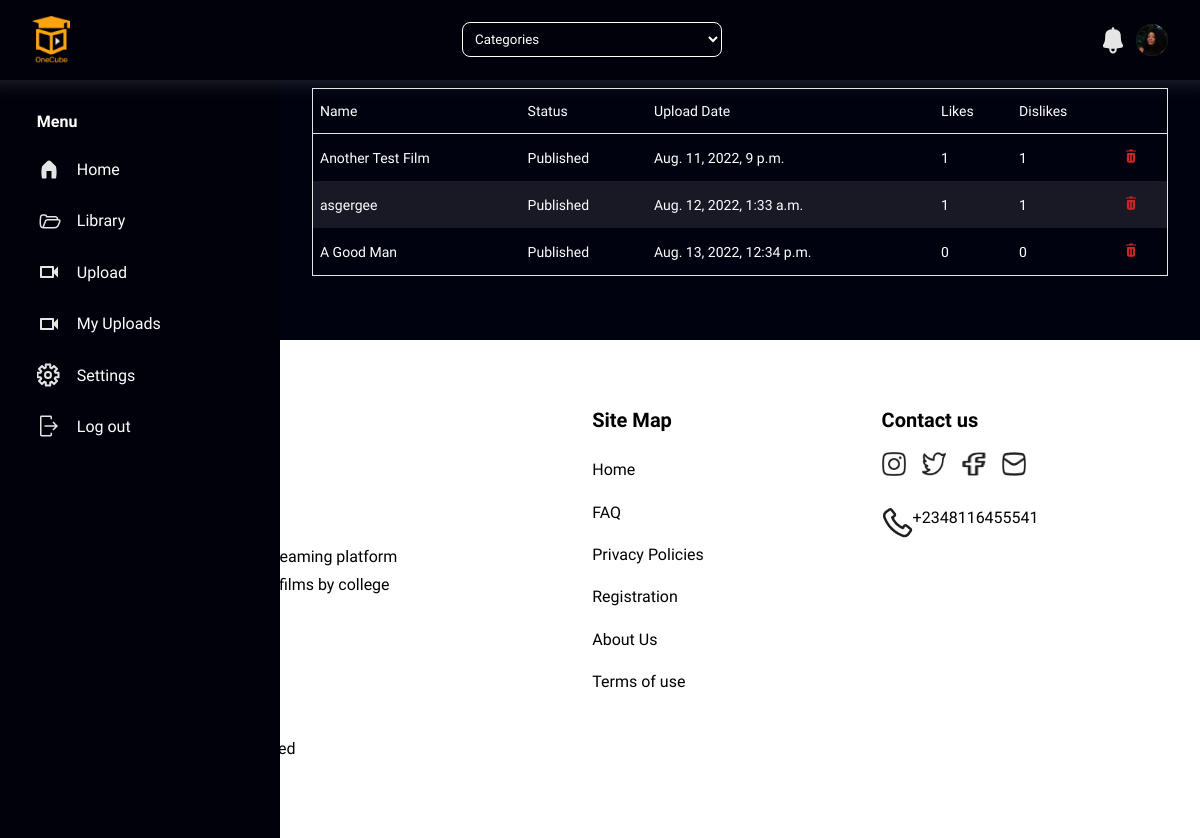
/my_videos/ (signed in), run on an earlier commit of the app's database.
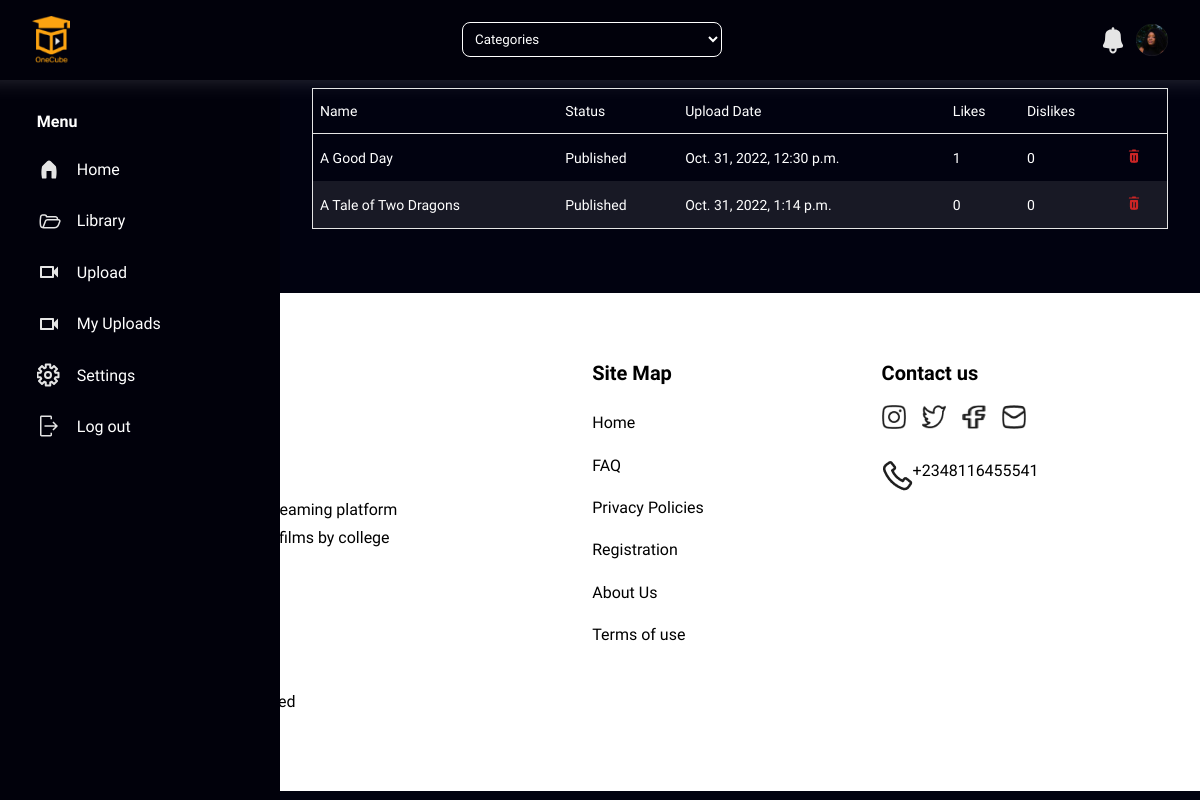
And on a later commit of the database.
### movie/models.py (models this page shows, shortened)
class Movie(models.Model):
    title = models.CharField(max_length=250)
    description = models.CharField(max_length=250)
    thumbnail = models.ImageField(upload_to='movies/thumbnails/%y%m%d', null=True, blank=True)
    movie = models.FileField(upload_to='movies/movie/%y%m%d', validators=[validate_file_extension], null=True)
    category =  models.TextField(choices=CATEGORY_CHOICES)
    uploader = models.ForeignKey(User, on_delete=models.CASCADE)
    length = models.CharField(max_length=100, null=True, blank=True)
    upload_date = models.DateTimeField(auto_now_add=True, null=True)
    favourites = models.ManyToManyField(User, related_name='favourite', default=None, blank=True)
    likes = models.ManyToManyField(User, default=0, related_name='movie_likes')
    dislikes = models.ManyToManyField(User, default=0, related_name='movie_dislikes')

### movie/views.py (the view)
# urls.py: path('my_videos/', my_videos, name="my_videos"),
def my_videos(request):
    if not request.user.id:
        return render(request, 'blank.html', {})
    movs = Movie.objects.filter(uploader=request.user)
    data = {
        'movs':movs
    }
    return render(request, 'my_videos.html', data)

### templates/my_videos.html (shortened to what this page needs)
{%load static%}
<!DOCTYPE html>
<html lang="en">
<head>
    <link rel="stylesheet" href="{%static 'css/dashboard.css'%}">
    <link rel="stylesheet" href="{%static 'css/my_videos.css'%}">
</head>
<body>
    <header class="header-for-desktop">
        <img class="logo" src="{%static 'desktop-logo.png'%}" alt="">
        <div class="search-fields">
            <select name="categories" id="">
                <option value="Movies">Categories</option>
            </select>
        </div>
        <div class="notification-panel">
            <img src="{%static 'notification-icon.svg'%}" alt="">
            <img src="{%static 'profile-photo.svg'%}" alt="">
        </div>
    </header>
    <nav id="menu">
        <h4 >Menu</h4>
        <ul>
            <li class="menu-items"><a href="{%url 'dashboard' user.id%}"><img src="{%static 'home-icon.svg'%}" alt=""> Home</a></li>
            <li class="menu-items"><a href="{%url 'library'%}"><img src="{%static 'library-icon.svg'%}" alt=""> Library</a></li>
            <li class="menu-items"><a href="{%url 'add_movie'%}"><img src="{%static 'videos-icon.svg'%}" alt=""> Upload</a></li>
            <li class="menu-items"><a href="{%url 'my_videos'%}"><img src="{%static 'videos-icon.svg'%}" alt=""> My Uploads</a></li>
            <li class="menu-items"><a href="{%url 'settings'%}"><img src="{%static 'settings-icon.svg'%}" alt=""> Settings</a></li>
            <li class="menu-items"><a href="{%url 'user_logout'%}"><img src="{%static 'logout-icon.svg'%}" alt=""> Log out</a></li>
        </ul>
    </nav>
    <main class="my-videos">
        <div class="some-sorta-header">
            <h1>My Video Uploads</h1>
            <button id="openModalButton" class="upload-video"><img src="{%static 'plus-icon.svg'%}" alt="">Upload a video</button>
        </div>
        <table>
            <thead>
                <tr>
                    <td>Name</td>
                    <td>Status</td>
                    <td>Upload Date</td>
                    <td>Likes</td>
                    <td>Dislikes</td>
                    <td></td>
                </tr>
            </thead>
            <tbody>
                {% for film in movs %}
                <tr>
                    <td>{{film.title}}</td>
                    <td>Published</td>
                    <td>{{film.upload_date}}</td>
                    <td>{{film.likes.count}}</td>
                    <td>{{film.dislikes.count}}</td>
                    <td><a href="{%url 'delete' film.id%}" style="text-decoration: none;"><img src="{%static 'Trash.png'%}"></td></a>
                </tr>
                {%endfor%}
            </tbody>
        </table>
    </main>
    <footer>
        <section>
            <div>
                <p>Your one stop streaming platform for short college films by college students</p>
            </div>
            <div class="site-map">
                <h4>Site Map</h4>
                <ul>
                    <li><a href="{%url 'dashboard' user.id%}">Home</a> </li>
                    <li><a href="">FAQ</a> </li>
                    <li><a href="">Privacy Policies</a> </li>
                    <li><a href="">Registration</a></li>
                    <li><a href="">About Us</a></li>
                    <li><a href="{%url 'terms'%}">Terms of use</a></li>
                </ul>
            </div>
            <div class="contact">
                <h4>Contact us</h4>
                <div class="social-links">
                    <img src="{%static 'desktop-insta.png'%}" alt="">
                    <img src="{%static 'desktop-twitter.png'%}" alt="">
                    <img src="{%static 'desktop-fb.png'%}" alt="">
                    <img src="{%static 'desktop-mail.png'%}" alt="">
                </div>
                <div class="phone">
                    <img src="{%static 'images/desktop-phone.png'%}" alt="">
                    <p>+2348116455541</p>
                </div>
            </div>
        </section>
        <p class="rights">All Rights Reserved</p>
    </footer>
</body>
</html>

What changed in the data, as far as the page shows it:
removed Movie: title "Another Test Film", upload_date "Aug. 11, 2022, 9 p.m.", likes.count "1", dislikes.count "1"
removed Movie: title "asgergee", upload_date "Aug. 12, 2022, 1:33 a.m.", likes.count "1", dislikes.count "1"
removed Movie: title "A Good Man", upload_date "Aug. 13, 2022, 12:34 p.m.", likes.count "0", dislikes.count "0"
added Movie: title "A Good Day", upload_date "Oct. 31, 2022, 12:30 p.m.", likes.count "1", dislikes.count "0"
added Movie: title "A Tale of Two Dragons", upload_date "Oct. 31, 2022, 1:14 p.m.", likes.count "0", dislikes.count "0"
